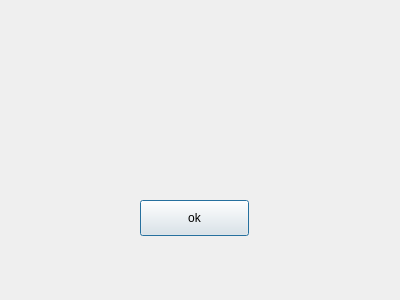
<?xml version="1.0" encoding="UTF-8"?>
<ui version="4.0">
 <class>Dialog</class>
 <widget class="QDialog" name="Dialog">
  <property name="geometry">
   <rect>
    <x>0</x>
    <y>0</y>
    <width>400</width>
    <height>300</height>
   </rect>
  </property>
  <property name="windowTitle">
   <string>Dialog</string>
  </property>
  <property name="modal">
   <bool>true</bool>
  </property>
  <widget class="QPushButton" name="pushButton">
   <property name="geometry">
    <rect>
     <x>140</x>
     <y>200</y>
     <width>109</width>
     <height>36</height>
    </rect>
   </property>
   <property name="text">
    <string>ok</string>
   </property>
  </widget>
 </widget>
 <resources/>
 <connections>
  <connection>
   <sender>pushButton</sender>
   <signal>clicked()</signal>
   <receiver>Dialog</receiver>
   <slot>accept()</slot>
   <hints>
    <hint type="sourcelabel">
     <x>198</x>
     <y>225</y>
    </hint>
    <hint type="destinationlabel">
     <x>262</x>
     <y>124</y>
    </hint>
   </hints>
  </connection>
 </connections>
</ui>
